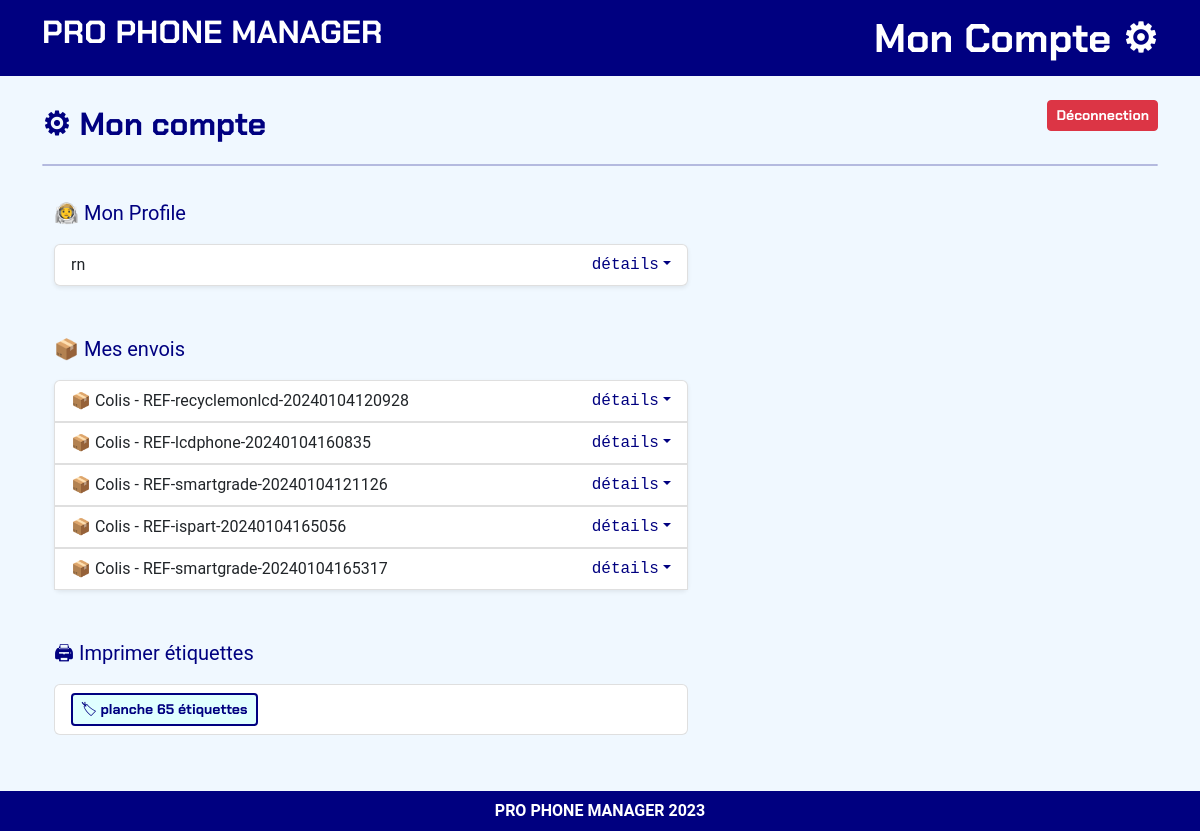
The page /settings/ (signed in) on the database its author committed.
### listings/models.py (models this page shows, shortened)
class Package(models.Model):
    reference = models.CharField(max_length=20, unique=True)
    brokenscreens = models.ManyToManyField('BrokenScreen', related_name='packages')
    date_shipped = models.DateTimeField(auto_now_add=True)
    is_shipped = models.BooleanField(default=False)
    is_paid = models.BooleanField(default=False)
    total_value = models.DecimalField(max_digits=10, decimal_places=2, default=0)
    def get_brokenscreen_fields(self):
        brokenscreen_fields = []
        unique_brokenscreens = set()
        for brokenscreen_instance in self.brokenscreens.all():
            brokenscreen_info = {
                'uniquereference': brokenscreen_instance.uniquereference,
                'screenbrand': brokenscreen_instance.screenbrand,
                'screenmodel': brokenscreen_instance.screenmodel,
                'grade': brokenscreen_instance.grade,
                'recycler': brokenscreen_instance.recycler,
                'price': brokenscreen_instance.price,
            }
            brokenscreen_key = brokenscreen_instance.uniquereference  # Utiliser uniquereference comme clé unique
            if brokenscreen_key not in unique_brokenscreens:
                unique_brokenscreens.add(brokenscreen_key)
                brokenscreen_fields.append(brokenscreen_info)
        return brokenscreen_fields

### listings/views.py (the view)
# urls.py: path('settings/', settings_view, name='settings_view'),
@login_required
def settings_view(request):
    repair_store = RepairStore.objects.get(user=request.user)
    unique_references = Package.objects.filter(brokenscreens__repairstore=repair_store).values_list('reference', flat=True).distinct()
    packages_info = {}
    for reference in unique_references:
        package = Package.objects.filter(reference=reference).order_by('-date_shipped').first()
        brokenscreen_fields = package.get_brokenscreen_fields()
        packages_info[reference] = {
            'package': package,
            'brokenscreen_fields': brokenscreen_fields,
        }
    return render(request, 'settings_view.html', {'repair_store': repair_store, 'packages_info': packages_info})

### listings/models.py (called while the page is built)
    def __str__(self):
        return self.value

    def __str__(self):
        return self.screenbrand

    def __str__(self):
        return f"{self.screenmodel}"

### listings/templates/settings_view.html (shortened to what this page needs)
{% extends "base_webapp.html" %}
{% load static %}
{% block page_title %}
<span>⚙ Mon compte</span>
<span>
    <a class="btn btn-sm btn-danger float-end" style="cursor:pointer;" data-bs-toggle="modal" data-bs-target="#logoutModal">Déconnection</a>
</span>
{% endblock page_title %}
{% block page_content %}
<div class="row mb-4 md-mb-5 mb-lg-5">
	<div class="col-12 col-md-8 col-lg-7 mb-3 fs-5 text-blue">👨‍🚀 Mon Profile</div>
	<div class="col-12 col-md-8 col-lg-7">
		<ul class="list-group shadow-sm">
			<li class="list-group-item fs-6">
				<span>{{ user.username }}</span>
				<span class="float-end font-monospace text-blue fs-6 dropdown-toggle">détails</span>
			</li>
		</ul>
	</div>
</div>
<div class="row mb-5">
    <div class="col-12 col-md-8 col-lg-7 mb-3 fs-5 text-blue">📦 Mes envois</div>
    <div class="col-12 col-md-8 col-lg-7">
        <ul class="list-group shadow-sm">
            {% for reference, package_info in packages_info.items %}
                <li class="list-group-item fs-6">
                    <span class="float-end font-monospace text-blue fs-6 dropdown-toggle" data-bs-toggle="collapse" href="#collapseShipments{{ reference }}" role="button" aria-expanded="false" aria-controls="collapseShipments{{ reference }}">détails</span>
                    📦 Colis - {{ reference }}
                </li>
            {% endfor %}
        </ul>
    </div>
</div>
<div class="row mb-5">
	<div class="col-12 col-md-8 col-lg-7 mb-3 fs-5 text-blue">🖨 Imprimer étiquettes</div>
	<div class="col-12 col-md-8 col-lg-7">
		<ul class="list-group">
			<li class="list-group-item">
				<a href="{% url 'stickers' %}" class="btn btn-sm btn-outline-blue" target="blank">🏷 planche 65 étiquettes</a>
            </li>
		</ul>
	</div>
</div>
{% endblock page_content %}

### listings/static/styles.css (style rules this page uses)
body { font-family: 'Roboto', sans-serif; scroll-behavior: smooth; background-color: AliceBlue; }
a { color:navy; }
.text-blue { color:navy; }
.btn { font-family: 'ChakraPetch', sans-serif; }
.btn-outline-blue { font-family: 'ChakraPetch', sans-serif; color:navy; background-color:LightCyan; border: 2px solid navy; }

### rows shown on the page
Package: reference "REF-recyclemonlcd-20240104120928"
Package: reference "REF-lcdphone-20240104160835"
Package: reference "REF-smartgrade-20240104121126"
Package: reference "REF-ispart-20240104165056"
Package: reference "REF-smartgrade-20240104165317"

### other values the page prints
{{ user.username }} "rn"
